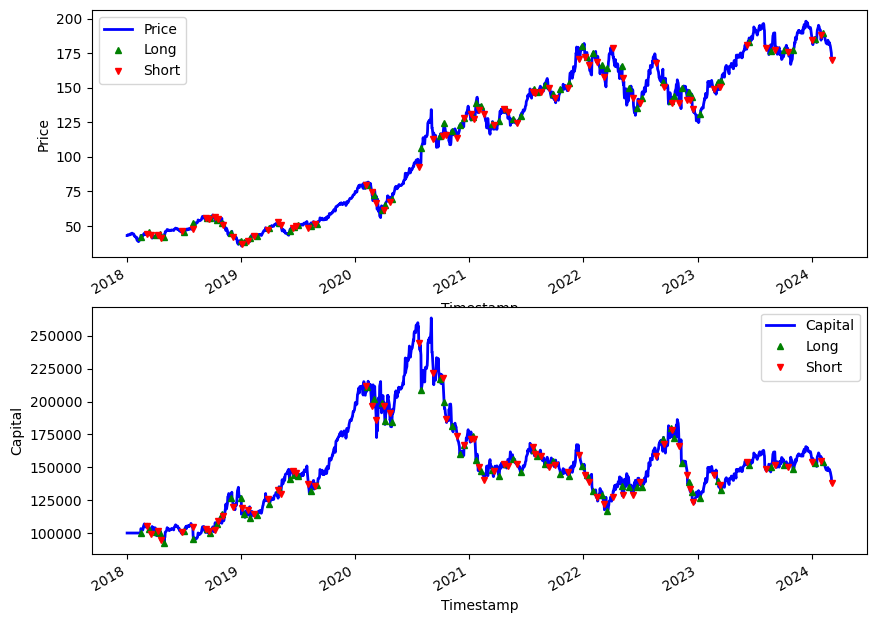

Recreate this plot in Python.
import importlib
from temSim import TradingEnv
import warnings
from tradingPerformance import PerformanceEstimator
warnings.simplefilter(action='ignore', category=FutureWarning)
warnings.filterwarnings("ignore")
import matplotlib.pyplot as plt 
import pandas as pd 
import time 

# def computerPerf(testingEnv):


def analyze(ep_test=None):
    stateLength = 30
    observationSpace = 1 + (stateLength-1)*4
    actionSpace = 2
    strategy = 'TDQN'
    strategyModule = importlib.import_module(str(strategy))
    className = getattr(strategyModule, strategy)
    tradingStrategy = className(observationSpace, actionSpace)
    filepath = '../data/AAPL_2024_03_06_1D_stock_raw_v5_best.csv'
    data = pd.read_csv(filepath)
    data['dateTime'] = pd.to_datetime(data['dateTime'])
    startingDate = data['dateTime'][0]
    splitingDate = '2023-01-01'
    endingDate = data['dateTime'][len(data)-1]
    stock = 'APPl'
    money = 100000
    # percentageCosts = [0, 0.1, 0.2]
    # transactionCosts = percentageCosts[1]/100
    transactionCosts = 0
    PnL_arr = []
    annualizedReturn_arr = []
    annualizedVolatily_arr = []
    sharpeRatio_arr = []
    sortinoRatio_arr = []
    maxDD_arr = []
    maxDDD_arr = []
    profitability_arr = []
    averageProfitLossRatio_arr = []
    skewness_arr = []
    for i in range(ep_test):
        tradingStrategy.loadModel('models3/%d'%i)
        testingEnv = TradingEnv(data, stock, splitingDate, endingDate, money, stateLength, transactionCosts)
        testingEnv = tradingStrategy.testing2(testingEnv)
        p = PerformanceEstimator(testingEnv.data)
        PnL, annualizedReturn, annualizedVolatily, sharpeRatio, sortinoRatio, maxDD, maxDDD, profitability, averageProfitLossRatio, skewness = p.computePerformance2()
        PnL_arr.append(PnL)
        annualizedReturn_arr.append(annualizedReturn)
        annualizedVolatily_arr.append(annualizedVolatily)
        sharpeRatio_arr.append(sharpeRatio)
        sortinoRatio_arr.append(sortinoRatio)
        maxDD_arr.append(maxDD)
        maxDDD_arr.append(maxDDD)
        profitability_arr.append(profitability)
        averageProfitLossRatio_arr.append(averageProfitLossRatio)
        skewness_arr.append(skewness)
    plt.clf()
    plt.title("Profit & Loss (P&L)")
    plt.plot(PnL_arr)
    plt.savefig('fig_inference02/PnL.png',bbox_inches='tight')

    plt.clf()
    plt.title("Annualized Return")
    plt.plot(annualizedReturn_arr)
    plt.savefig('fig_inference02/annualizedReturn.png',bbox_inches='tight')

    plt.clf()
    plt.title("Sharpe Ratio")
    plt.plot(sharpeRatio_arr)
    plt.savefig('fig_inference02/sharpeRatio.png',bbox_inches='tight')

    plt.clf()
    plt.title("Sortino Ratio")
    plt.plot(sortinoRatio_arr)
    plt.savefig('fig_inference02/sortinoRatio.png',bbox_inches='tight')

    plt.clf()
    plt.title("Maximum Drawdown")
    plt.plot(maxDD_arr)
    plt.savefig('fig_inference02/maxDD.png',bbox_inches='tight')

    plt.clf()
    plt.title("Maximum Drawdown Duration")
    plt.plot(maxDDD_arr)
    plt.savefig('fig_inference02/maxDDD.png',bbox_inches='tight')

    plt.clf()
    plt.title("Profitability")
    plt.plot(profitability_arr)
    plt.savefig('fig_inference02/profitability.png',bbox_inches='tight')

    plt.clf()
    plt.title("Ratio Average Profit/Loss")
    plt.plot(averageProfitLossRatio_arr)
    plt.savefig('fig_inference02/averageProfitLossRatio.png',bbox_inches='tight')

    plt.clf()
    plt.title("Skewness")
    plt.plot(skewness_arr)
    plt.savefig('fig_inference02/skewness.png',bbox_inches='tight')

import matplotlib.pyplot as plt

def analyze2():
    stateLength = 30
    observationSpace = 1 + (stateLength-1)*4
    actionSpace = 2
    strategy = 'TDQN'
    strategyModule = importlib.import_module(str(strategy))
    className = getattr(strategyModule, strategy)
    tradingStrategy = className(observationSpace, actionSpace)
    filepath = '../data/AAPL_2024_03_06_1D_stock_raw_v5_best.csv'
    data = pd.read_csv(filepath)
    data['dateTime'] = pd.to_datetime(data['dateTime'])
    startingDate = data['dateTime'][0]
    # splitingDate = '2023-01-01'
    # endingDate = data['dateTime'][len(data)-1]
    endingDate = '2020-1-1'
    splitingDate = '2018-1-1'
    stock = 'APPl'
    money = 100000
    percentageCosts = [0, 0.1, 0.2]
    transactionCosts = percentageCosts[0]/100
    testingEnv = TradingEnv(data, stock, splitingDate, endingDate, money, stateLength, transactionCosts)
    for i in range(50):
        tradingStrategy.loadModel('models3/%d'%i)
        testingEnv = tradingStrategy.testing2(testingEnv)
        plt.clf()
        data = testingEnv.data
        fig = plt.figure(figsize=(10, 8))
        ax1 = fig.add_subplot(211, ylabel='Price', xlabel='Time')
        ax2 = fig.add_subplot(212, ylabel='Capital', xlabel='Time')

        # Plot the first graph -> Evolution of the stock market price
        # trainingEnv.data['Close'].plot(ax=ax1, color='blue', lw=2), label='_nolegend_'
        testingEnv.data['Close'].plot(ax=ax1, color='blue', lw=2) 
        ax1.plot(data.loc[data['Action'] == 1.0].index, data['Close'][data['Action'] == 1.0], '^', markersize=5, color='green')   
        ax1.plot(data.loc[data['Action'] == -1.0].index, data['Close'][data['Action'] == -1.0], 'v', markersize=5, color='red')
                
        testingEnv.data['Money'].plot(ax=ax2, color='blue', lw=2) 
        ax2.plot(data.loc[data['Action'] == 1.0].index, data['Money'][data['Action'] == 1.0], '^', markersize=5, color='green')   
        ax2.plot(data.loc[data['Action'] == -1.0].index, data['Money'][data['Action'] == -1.0], 'v', markersize=5, color='red')

        # ax1.axvline(pd.Timestamp(splitingDate), color='black', linewidth=2.0)
        # ax2.axvline(pd.Timestamp(splitingDate), color='black', linewidth=2.0)
                
        ax1.legend(["Price", "Long",  "Short", "Train/Test separation"])
        ax2.legend(["Capital", "Long", "Short", "Train/Test separation"])
        plt.savefig('inference02.png',bbox_inches='tight')
        time.sleep(1)

# analyze(50)
analyze2()